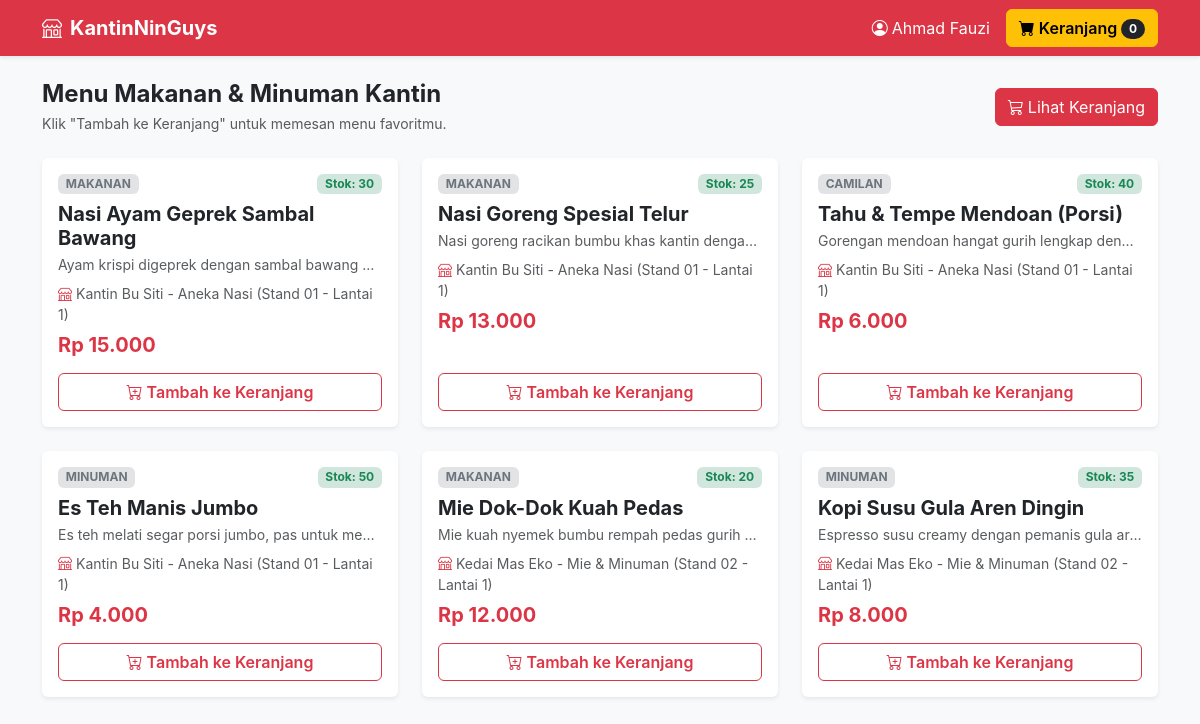
/menu.php (signed in), run on the app's committed database.
### tables this page shows
CREATE TABLE IF NOT EXISTS `menus` (
  `id` INT AUTO_INCREMENT PRIMARY KEY,
  `merchant_id` INT NOT NULL,
  `category_id` INT NOT NULL,
  `name` VARCHAR(100) NOT NULL,
  `description` TEXT NULL,
  `price` DECIMAL(10, 2) NOT NULL,
  `photo_url` VARCHAR(255) NULL,
  `stock` INT NOT NULL DEFAULT 50,
  `created_at` TIMESTAMP DEFAULT CURRENT_TIMESTAMP,
  FOREIGN KEY (`merchant_id`) REFERENCES `merchants`(`id`) ON DELETE CASCADE,
  FOREIGN KEY (`category_id`) REFERENCES `categories`(`id`) ON DELETE RESTRICT
);

CREATE TABLE IF NOT EXISTS `categories` (
  `id` INT AUTO_INCREMENT PRIMARY KEY,
  `name` VARCHAR(100) NOT NULL,
  `description` TEXT NULL,
  `created_at` TIMESTAMP DEFAULT CURRENT_TIMESTAMP
);

CREATE TABLE IF NOT EXISTS `merchants` (
  `id` INT AUTO_INCREMENT PRIMARY KEY,
  `user_id` INT NULL,
  `name` VARCHAR(100) NOT NULL,
  `description` TEXT NULL,
  `location` VARCHAR(150) NOT NULL,
  `created_at` TIMESTAMP DEFAULT CURRENT_TIMESTAMP,
  FOREIGN KEY (`user_id`) REFERENCES `users`(`id`) ON DELETE SET NULL
);

### menu.php (the view, shortened to what this page needs)
<?php
require_once __DIR__ . '/config/database.php';
$stmt = $pdo->query("
    SELECT m.id, m.name, m.description, m.price, m.stock, m.photo_url,
           c.name AS category_name,
           mc.name AS merchant_name, mc.location
    FROM menus m
    JOIN merchants mc ON m.merchant_id = mc.id
    JOIN categories c ON m.category_id = c.id
    WHERE m.stock > 0
    ORDER BY mc.id, m.id
");
$menus = $stmt->fetchAll();
?>
<!DOCTYPE html>
<html lang="id">
<head>
    <link href="https://cdn.jsdelivr.net/npm/bootstrap@5.3.2/dist/css/bootstrap.min.css" rel="stylesheet">
    <link href="https://cdn.jsdelivr.net/npm/bootstrap-icons@1.11.3/font/bootstrap-icons.min.css" rel="stylesheet">
    <link rel="stylesheet" href="assets/css/style.css">
</head>
<body class="bg-light">
    <nav class="navbar navbar-expand-lg navbar-dark bg-danger sticky-top shadow-sm">
        <div class="container">
            <a class="navbar-brand fw-bold" href="menu.php">
                <i class="bi bi-shop me-2"></i>KantinNinGuys
            </a>
            <div class="navbar-nav ms-auto align-items-center">
                <span class="nav-item text-white me-3 d-none d-md-inline">
                    <i class="bi bi-person-circle me-1"></i><?= htmlspecialchars($_SESSION['user_nama'] ?? 'Mahasiswa') ?>
                </span>
                <a href="cart.php" class="btn btn-warning position-relative fw-semibold">
                    <i class="bi bi-cart-fill me-1"></i>Keranjang
                    <span class="badge bg-dark rounded-pill" id="cart-badge-count"><?= array_sum($_SESSION['cart']) ?></span>
                </a>
            </div>
        </div>
    </nav>
    <div class="container py-4">
        <div class="d-flex justify-content-between align-items-center mb-4">
            <div>
                <h2 class="h4 mb-1 fw-bold text-dark">Menu Makanan & Minuman Kantin</h2>
                <p class="text-muted small mb-0">Klik "Tambah ke Keranjang" untuk memesan menu favoritmu.</p>
            </div>
            <a href="cart.php" class="btn btn-danger">
                <i class="bi bi-cart3 me-1"></i>Lihat Keranjang
            </a>
        </div>
        <div class="row g-4">
            <?php foreach ($menus as $m): ?>
            <div class="col-md-6 col-lg-4">
                <div class="card h-100 border-0 shadow-sm">
                    <div class="card-body d-flex flex-column justify-content-between">
                        <div>
                            <div class="d-flex justify-content-between align-items-start mb-2">
                                <span class="badge bg-secondary-subtle text-secondary text-uppercase"><?= htmlspecialchars($m['category_name']) ?></span>
                                <span class="badge <?= $m['stock'] <= 5 ? 'bg-danger-subtle text-danger' : 'bg-success-subtle text-success' ?>">
                                    Stok: <?= (int)$m['stock'] ?>
                                </span>
                            </div>
                            <h5 class="card-title fw-bold text-dark mb-1"><?= htmlspecialchars($m['name']) ?></h5>
                            <?php if (!empty($m['description'])): ?>
                                <p class="text-muted small mb-2 text-truncate" title="<?= htmlspecialchars($m['description']) ?>">
                                    <?= htmlspecialchars($m['description']) ?>
                                </p>
                            <?php endif; ?>
                            <p class="text-muted small mb-2">
                                <i class="bi bi-shop text-danger me-1"></i><?= htmlspecialchars($m['merchant_name']) ?> (<?= htmlspecialchars($m['location']) ?>)
                            </p>
                            <h6 class="text-danger fw-bold fs-5 mb-3">
                                Rp <?= number_format($m['price'], 0, ',', '.') ?>
                            </h6>
                        </div>
                        <button class="btn btn-outline-danger w-100 fw-semibold" onclick="addToCartFromCatalog(<?= (int)$m['id'] ?>)">
                            <i class="bi bi-cart-plus me-1"></i>Tambah ke Keranjang
                        </button>
                    </div>
                </div>
            </div>
            <?php endforeach; ?>
        </div>
    </div>
</body>
</html>

### assets/css/style.css (style rules this page uses)
body { font-family: -apple-system, BlinkMacSystemFont, "Segoe UI", Roboto, "Helvetica Neue", Arial, sans-serif; color: #333333; }

### data on the page
menus: category.name "MAKANAN", stock "30", name "Nasi Ayam Geprek Sambal Bawang", description "Ayam krispi digeprek dengan sambal bawang…", merchant.name "Kantin Bu Siti - Aneka Nasi", merchant.location "Stand 01 - Lantai 1", price "15.000"
menus: category.name "MAKANAN", stock "25", name "Nasi Goreng Spesial Telur", description "Nasi goreng racikan bumbu khas kantin denga…", merchant.name "Kantin Bu Siti - Aneka Nasi", merchant.location "Stand 01 - Lantai 1", price "13.000"
menus: category.name "CAMILAN", stock "40", name "Tahu & Tempe Mendoan (Porsi)", description "Gorengan mendoan hangat gurih lengkap den…", merchant.name "Kantin Bu Siti - Aneka Nasi", merchant.location "Stand 01 - Lantai 1", price "6.000"
menus: category.name "MINUMAN", stock "50", name "Es Teh Manis Jumbo", description "Es teh melati segar porsi jumbo, pas untuk me…", merchant.name "Kantin Bu Siti - Aneka Nasi", merchant.location "Stand 01 - Lantai 1", price "4.000"
menus: category.name "MAKANAN", stock "20", name "Mie Dok-Dok Kuah Pedas", description "Mie kuah nyemek bumbu rempah pedas gurih…", merchant.name "Kedai Mas Eko - Mie & Minuman", merchant.location "Stand 02 - Lantai 1", price "12.000"
menus: category.name "MINUMAN", stock "35", name "Kopi Susu Gula Aren Dingin", description "Espresso susu creamy dengan pemanis gula ar…", merchant.name "Kedai Mas Eko - Mie & Minuman", merchant.location "Stand 02 - Lantai 1", price "8.000"

### other printed values
$_SESSION['user_nama'] "Ahmad Fauzi"
array_sum($_SESSION['cart']) "0"
